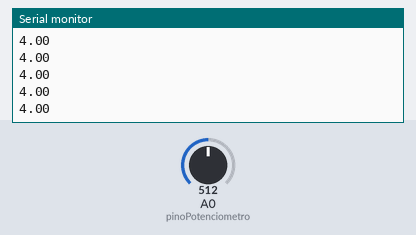
The sketch below on a simulated Arduino Uno, built with avr-gcc and run on an emulated ATmega328P. Parts: the last lines printed to the serial monitor. Inputs (shaded band) come from the test bench; at power-on: A0 (pinoPotenciometro) = 512.

Above: at 1.2 s.
1.3 s: A0 (pinoPotenciometro) set to 716
At 1.31 s:
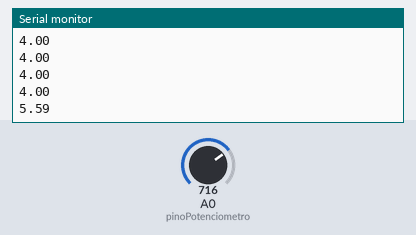
2.8 s: A0 (pinoPotenciometro) set to 900
At 2.82 s:
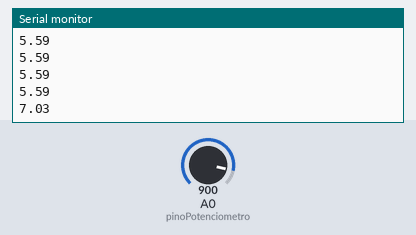
Timing chart, 0 to 5.8 s (numbered marks = the images above; inputs shaded):
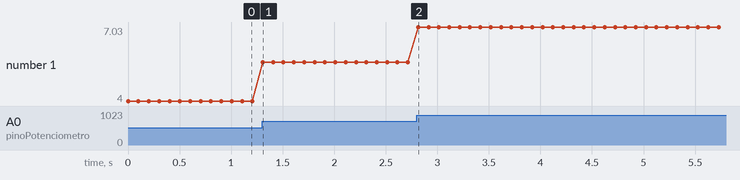

Measured:
- after the input at 1.3 s, the serial monitor: prints a new line at once (image 1)
- after the input at 2.8 s, the serial monitor: prints a new line at once (image 2)
- plotted number 1: 4 → 5.59 after the input at 1.3 s, 5.59 → 7.03 after the input at 2.8 s

The sketch:

sketch_potenciometro.ino
```cpp
/*******************************************************************************
* RoboCore Kit Iniciante V8 - Trabalhando com Gráficos 1
* Imprime na Serial o valor de tensão na saída do potenciômetro.
*******************************************************************************/

const int pinoPotenciometro = A0;  // pino onde o potenciometro está conectado
int leitura = 0;                   // variável para armazenar o valor lido pelo ADC
float tensao = 0.0;                // variável para armazenar a tensão

void setup() {
    // Inicia e configura a Serial
    Serial.begin(9600);  // 9600 bps

    // configura o pino com potenciometro como entrada
    pinMode(pinoPotenciometro, INPUT);  // pino A0
}

void loop() {
    // le o valor de tensão no pino do potenciometro
    leitura = analogRead(pinoPotenciometro);

    // converte e imprime o valor em tensão elétrica
    tensao = leitura * 8.0 / 1024.0;

    // imprime valor no plotter serial
    Serial.println(tensao);

    delay(100);  // aguarda 100 milissegundos para uma nova leitura
}
```
